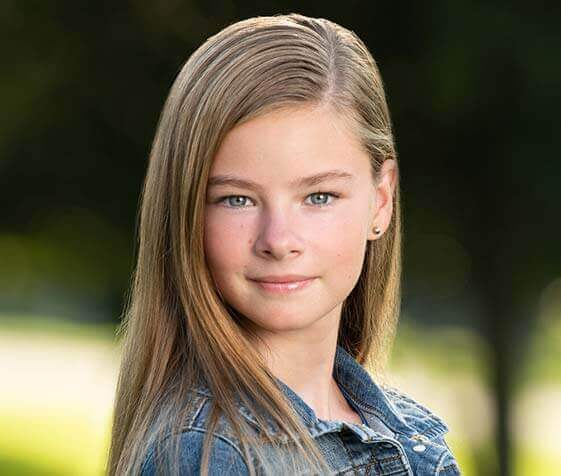
#> input picture Professional_Headshot_55.jpg, 561 x 476 px
$ jupyter execute 'Image Cartoonifier.ipynb'
#> lines starting #> are read from the running program, lines starting #| are printed output that depends on the picture; after the words box and inside, x2 and y2 are one past the last pixel; in counts of white or black regions, pixels touching at a corner belong together
[cell 1]
#import library
import numpy as np
import cv2
import matplotlib.pyplot as plt

[cell 2]
#read img
img = cv2.imread("Professional_Headshot_55.jpg")
#> img is the input picture: shape (476, 561, 3); mean B, G, R 74.7, 96.1, 105.5
img = cv2.cvtColor(img, cv2.COLOR_BGR2RGB)
gray_img = cv2.cvtColor(img, cv2.COLOR_BGR2GRAY)
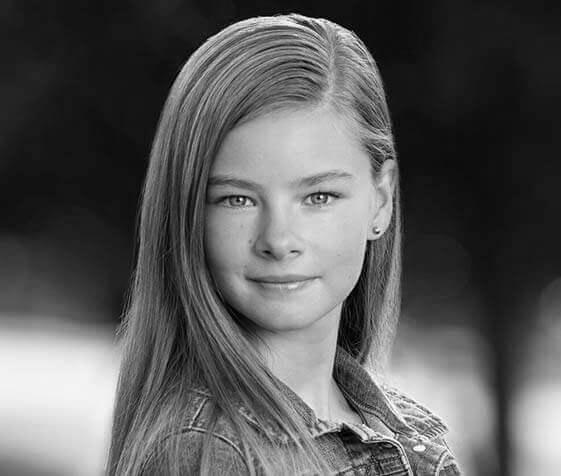
#> gray_img: shape (476, 561); min 0, max 255, mean 90.8

plt.imshow(gray_img, cmap='gray')
#resize img
resized_img = cv2.resize(gray_img, (960, 540))
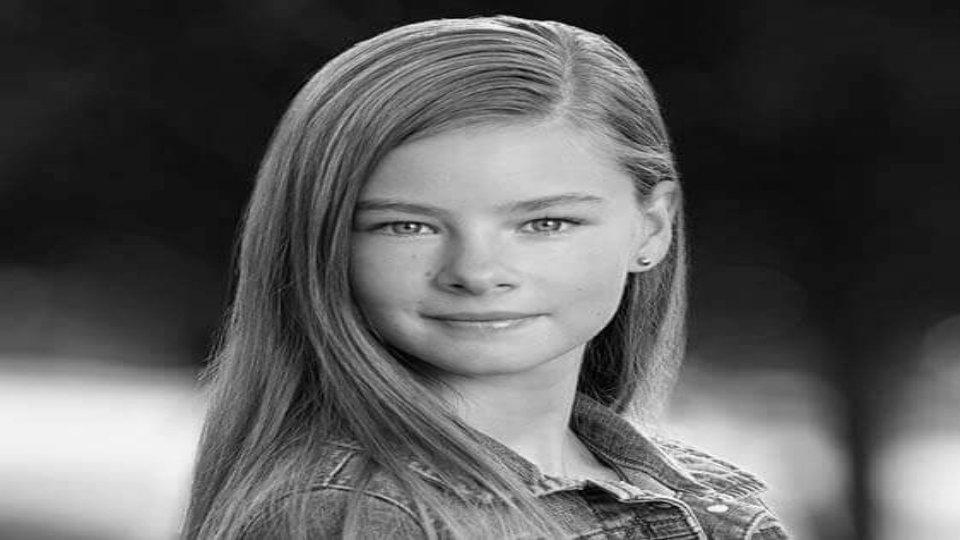
#> resized_img: shape (540, 960); min 0, max 254, mean 90.7

[cell 3]
#smoothing img
blur_img = cv2.medianBlur(gray_img, 7)
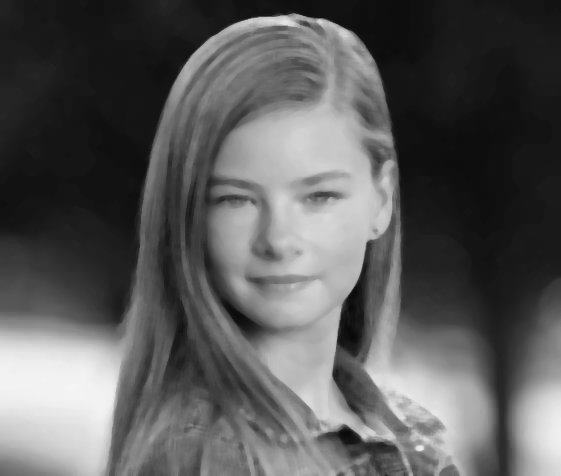
#> blur_img: shape (476, 561); min 8, max 244, mean 90.9

plt.imshow(blur_img, cmap='gray')
#resize img
resized_img = cv2.resize(blur_img, (960, 540))
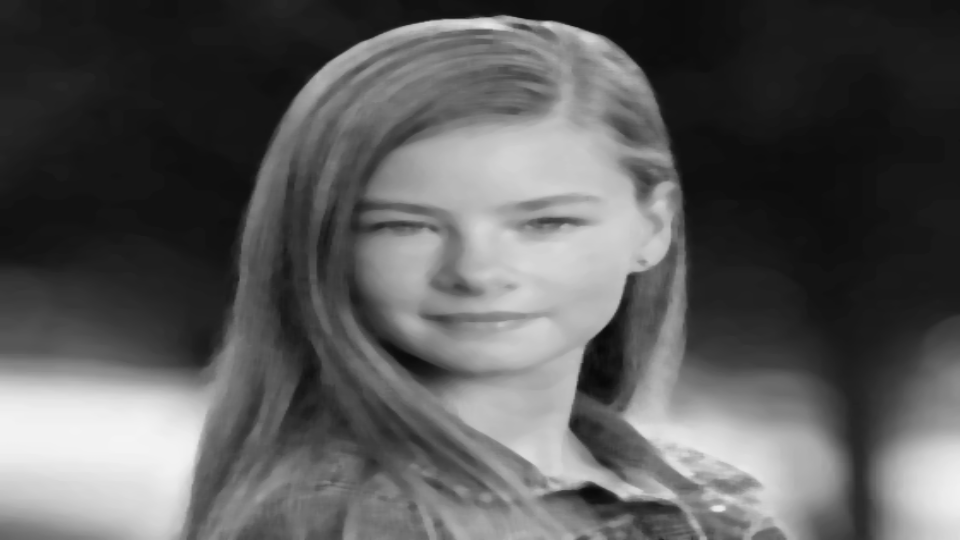
#> resized_img: shape (540, 960); min 8, max 244, mean 90.8

[cell 4]
#Retrieving the edges of an image
getedge = cv2.adaptiveThreshold(blur_img, 255, cv2.ADAPTIVE_THRESH_MEAN_C, cv2.THRESH_BINARY, 9, 9)
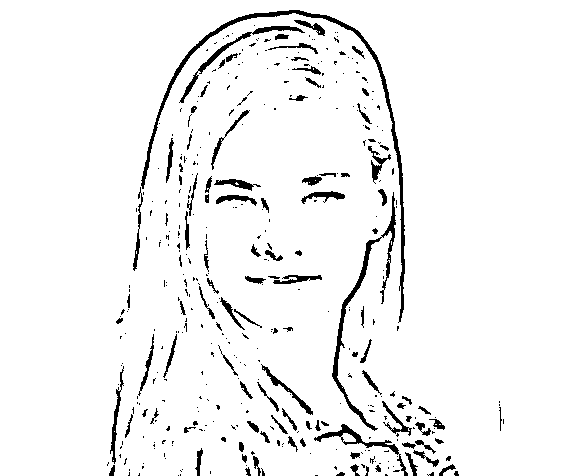
#> getedge: shape (476, 561); 94.9% white; 402 black regions (295 under 20 px), largest, box (x1, y1, x2, y2) and area: (141, 10, 405, 323) 2318, (332, 192, 396, 431) 1331, (179, 26, 305, 103) 630
plt.imshow(getedge,cmap='gray')

[cell 5]
color_img = cv2.bilateralFilter(img, 9, 300, 300)
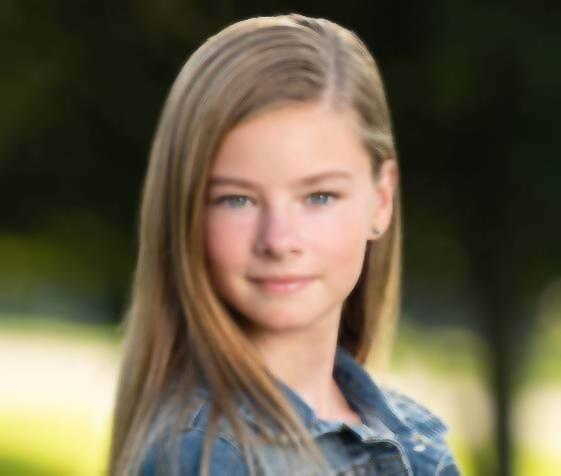
#> color_img: shape (476, 561, 3); mean R, G, B 105.5, 96.2, 74.7
plt.imshow(color_img,cmap='gray')

[cell 6]
carton_img = cv2.bitwise_and( color_img ,color_img, mask = getedge,)
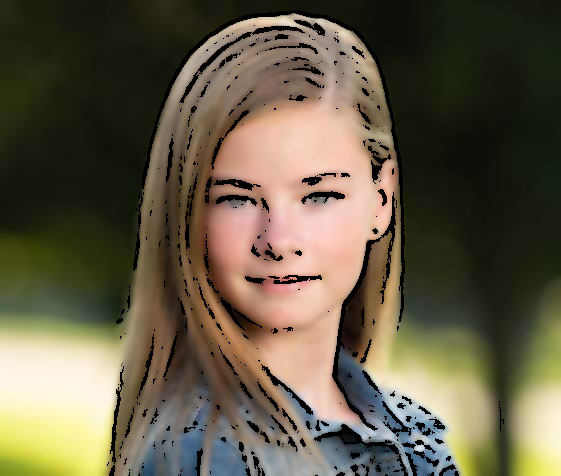
#> carton_img: shape (476, 561, 3); mean R, G, B 100.5, 91.9, 71
plt.imshow(carton_img)
